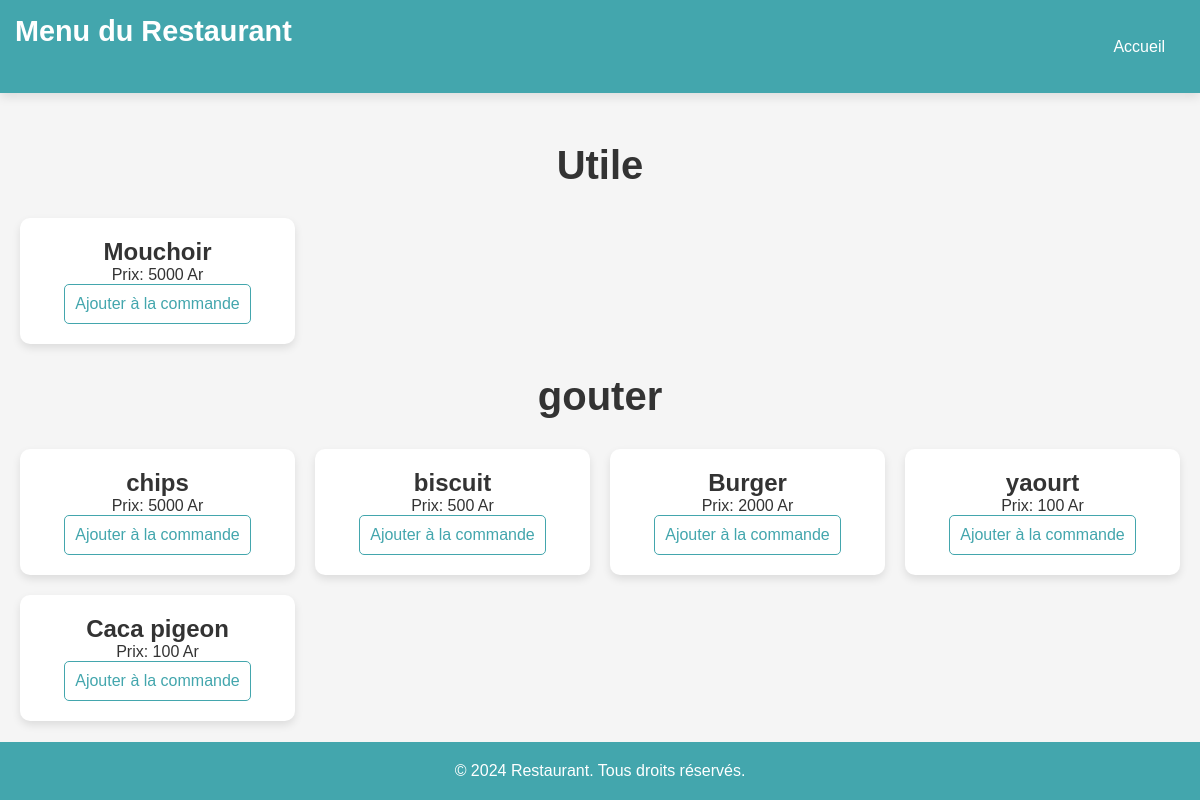
Screenshot of /menu/ (signed in) with the database file from the repository.
### gestionRestau/models.py (models this page shows)
class Menu(models.Model):
    name = models.CharField(max_length=100)
    price = models.IntegerField()
    category = models.CharField(max_length=100)

### gestionRestau/views.py (the view)
# urls.py: path('menu/', MenuList, name="menu"),
def MenuList(request) :
    menuData = Menu.objects.all().order_by("category")
    menu = {}
    cat = ""
    for m in menuData :
        if cat != m.category :
            temp = {"name":m.name, "price":m.price, "pk":m.pk}
            menu[m.category] = [temp]
            cat = m.category
        else :
            temp = {"name":m.name, "price":m.price, "pk":m.pk}
            menu[m.category].append(temp)
    if Commande.objects.filter(type="attente", client=request.user).exists() :
        ajout = True
    else :
        ajout = False
    return render(request, "Menu/menu.html", {"menu":menu, "ajout":ajout})

### templates/Menu/menu.html (shortened to what this page needs)
<!DOCTYPE html>
<html lang="fr">
<head>
</head>
<body>
    <nav>
        <h1>Menu du Restaurant</h1>
        <a href="{% url 'home' %}">Accueil</a>
    </nav>
    <main>
        {% for m, d in menu.items %}
            <h1>{{ m }}</h1>
            <div class="card-container">
                {% for a in d %}
                <div class="card">
                    <h2>{{ a.name }}</h2>
                    <p>Prix: {{ a.price }} Ar</p>
                    {% if ajout %}
                    <a class="add-button" href="{% url 'commandeMenu' pk=a.pk %}">Ajouter à la commande</a>
                    {% endif %}
                </div>
                {% endfor %}
            </div>
        {% endfor %}
    </main>
    <footer>
        © 2024 Restaurant. Tous droits réservés.
    </footer>
</body>
</html>

### templates/Menu/menu.html (style rules this page uses)
* { margin: 0; padding: 0; box-sizing: border-box; }
body { font-family: 'Arial', sans-serif; background-color: #f5f5f5; color: #333; }
nav { background-color: #43a6ad; padding: 15px; display: flex; justify-content: space-between; align-items: center; box-shadow: 0 4px 10px rgba(0, 0, 0, 0.1); }
nav h1 { color: white; font-size: 1.8em; }
nav a { color: white; text-decoration: none; font-size: 1em; padding: 10px 20px; border-radius: 5px; transition: background-color 0.3s ease; }
main { padding: 50px 20px; text-align: center; }
h1 { font-size: 2.5em; margin-bottom: 30px; }
.card-container { display: grid; grid-template-columns: repeat(4, 1fr); gap: 20px; margin-bottom: 30px; }
.card { background-color: white; border-radius: 10px; box-shadow: 0 4px 8px rgba(0, 0, 0, 0.1); padding: 20px; text-align: center; transition: transform 0.3s ease; }
.add-button { display: inline-block; text-decoration: none; color: #43a6ad; padding: 10px; border: 1px solid #43a6ad; border-radius: 5px; transition: background-color 0.3s ease, color 0.3s ease; }
footer { background-color: #43a6ad; color: white; text-align: center; padding: 20px; position: fixed; width: 100%; bottom: 0; }

### rows the page displays
Menu: menu "Utile", name "Mouchoir"
Menu: menu "gouter", name "chips"
Menu: name "biscuit"
Menu: name "Burger"
Menu: name "yaourt"
Menu: name "Caca pigeon"

### other values shown
{{ a.price }} "5000" "5000" "500" "2000" "100" "100"
